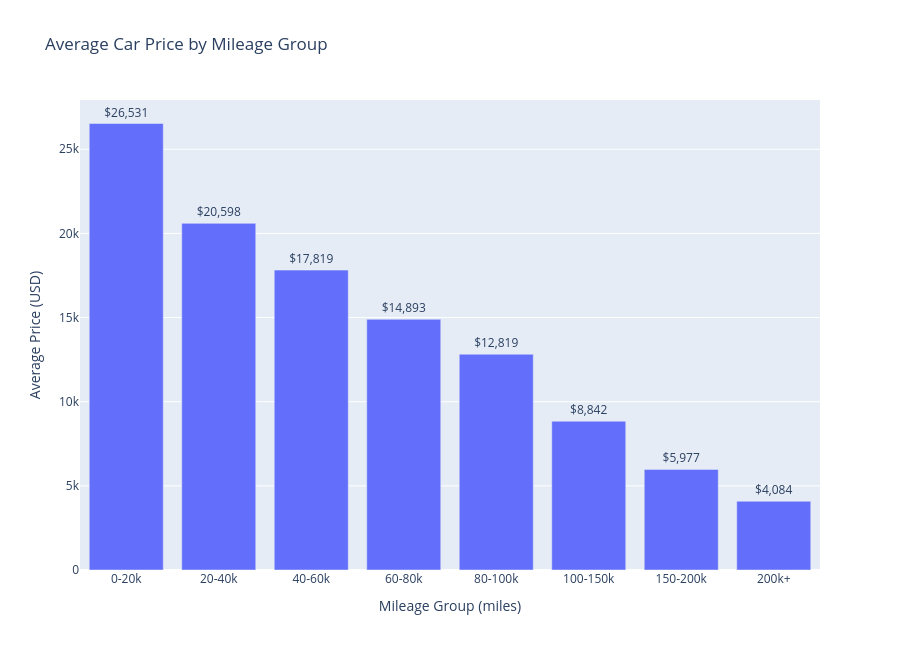

Notebook cell for this chart:
### Markdown cell above
Newer cars have a higher Sale Price, but there is a significant decline in value after 20001 which showes that cars older than 25 tend to loose all their value.

### Code cell
# Create mileage bins for a cleaner "bar-like" view
cardf['Mileage_Group'] = pd.cut(
    cardf['mileage'],
    bins=[0, 20000, 40000, 60000, 80000, 100000, 150000, 200000, cardf['mileage'].max()],
    labels=['0-20k', '20-40k', '40-60k', '60-80k', '80-100k', '100-150k', '150-200k', '200k+']
)

avg_price_by_mileage = cardf.groupby('Mileage_Group', observed=True)['price'].mean().reset_index()

fig_bar = px.bar(
    avg_price_by_mileage,
    x='Mileage_Group',
    y='price',
    title='Average Car Price by Mileage Group',
    labels={'Mileage_Group': 'Mileage Group (miles)', 
            'price': 'Average Price (USD)'},
    text='price'
)

fig_bar.update_traces(texttemplate='$%{text:,.0f}', textposition='outside')
fig_bar.update_layout(height=650)
fig_bar.show()

### Figure 1 — Plotly figure (JSON) as saved in the notebook; plotly's stock layout.template omitted (floating-point values rounded to 4 significant figures)
{"data": [{"hovertemplate": "Mileage Group (miles)=%{x}<br>Average Price (USD)=%{text}<extra></extra>", "legendgroup": "", "marker": {"color": "#636efa", "pattern": {"shape": ""}}, "name": "", "orientation": "v", "showlegend": false, "text": [26530.0, 20600.0, 17820.0, 14890.0, 12820.0, 8842.0, 5977.0, 4084.0], "textposition": "outside", "texttemplate": "$%{text:,.0f}", "type": "bar", "x": ["0-20k", "20-40k", "40-60k", "60-80k", "80-100k", "100-150k", "150-200k", "200k+"], "xaxis": "x", "y": [26530.0, 20600.0, 17820.0, 14890.0, 12820.0, 8842.0, 5977.0, 4084.0], "yaxis": "y"}], "layout": {"barmode": "relative", "height": 650, "legend": {"tracegroupgap": 0}, "title": {"text": "Average Car Price by Mileage Group"}, "xaxis": {"anchor": "y", "domain": [0, 1], "title": {"text": "Mileage Group (miles)"}}, "yaxis": {"anchor": "x", "domain": [0, 1], "title": {"text": "Average Price (USD)"}}}}
